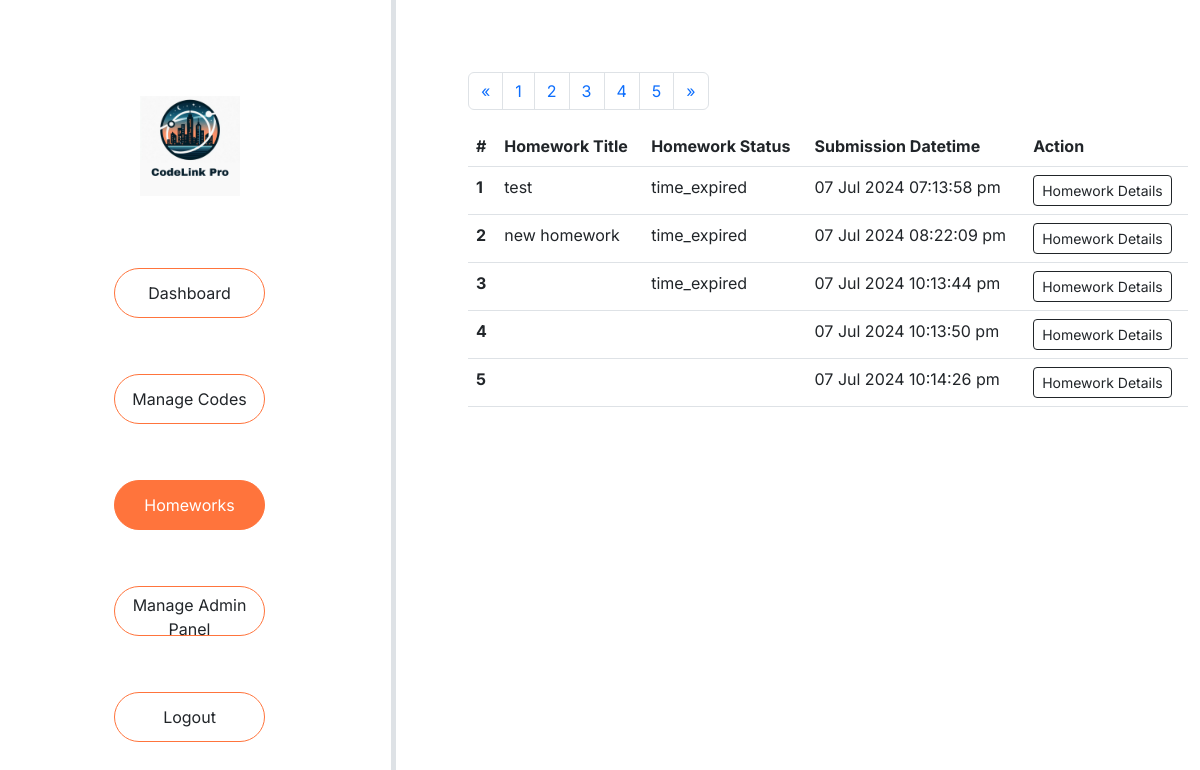
/new_homework (signed in), run on an earlier commit of the app's database.
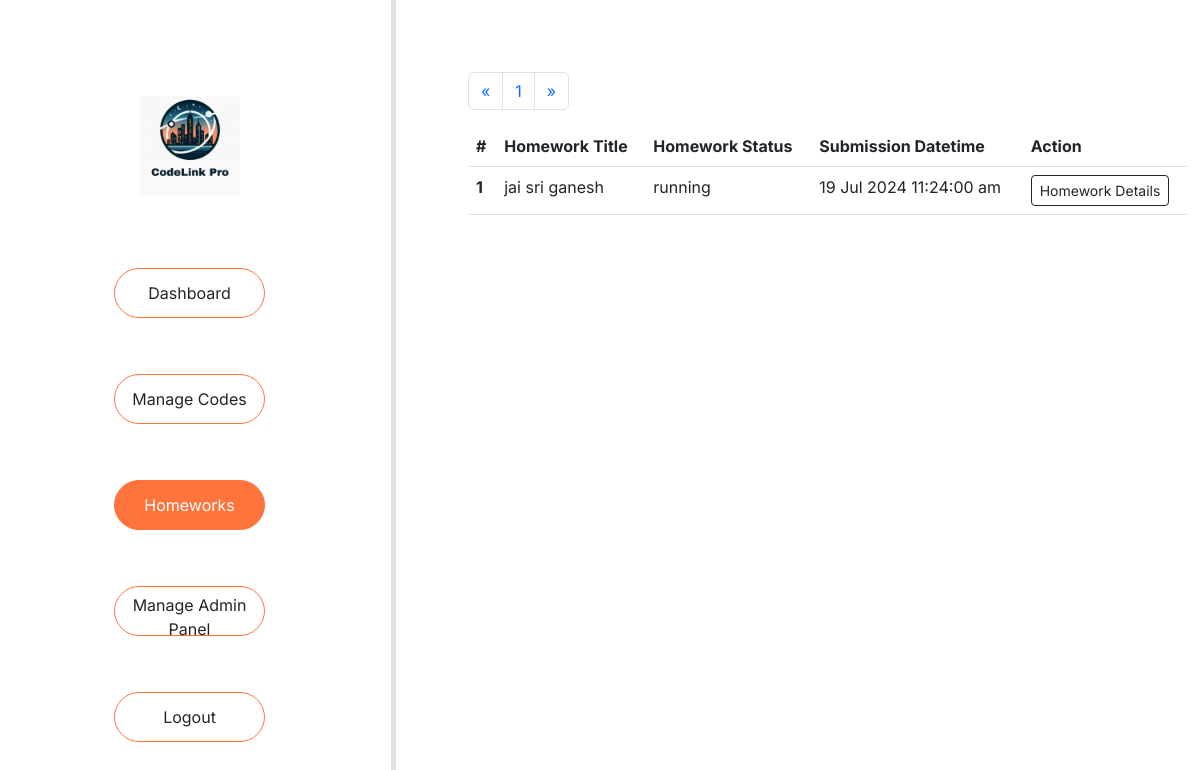
And on a later commit of the database.
### tables this page shows
CREATE TABLE `homeworks` (
  `homework_id` int(11) NOT NULL,
  `homework_problem_id` varchar(255) NOT NULL,
  `user_id` varchar(255) NOT NULL,
  `user_name` varchar(255) NOT NULL,
  `homework_title` varchar(255) NOT NULL,
  `problems_count` varchar(255) NOT NULL,
  `homework_file_name` varchar(255) NOT NULL,
  `homework_status` varchar(255) NOT NULL,
  `homework_submission_datetime` datetime NOT NULL,
  `datetime` datetime NOT NULL DEFAULT current_timestamp()
);

### config/config.php (called while the page is built, shortened)
<?php
class database {
    protected function connect()
    {
        $this->hostname = "localhost";
        $this->db_username = "root";
        $this->db_password = "";
        $this->db_name = "code_link_pro";
        $conn = new mysqli($this->hostname, $this->db_username, $this->db_password, $this->db_name);
        return $conn;
    }
}
?>

### models/models.php (called while the page is built, shortened)
<?php
require_once __DIR__ . '/../config/config.php';
require_once __DIR__ . '/../controllers/controllers.php';
class models extends database{
   public function make_query($sql){
      $result = $this->connect()->query($sql);
      return $result;
   }
}
?>

### views/pages/new_homework.php (the view, shortened to what the changed rows need)
<?php
require __DIR__ . "/inc/_header.php";
$models = new models;
$results_per_page = 5;
if (!isset($_GET['page'])) {
    $page = 1;
} else {
    $page = $_GET['page'];
}
$starting_limit = ($page - 1) * $results_per_page;
?>
<main>
    <div class="main_section">
        <div class="row">
            <div class="col-md-8 col-sm-12">
                <div class="section_main_content mt-4">
                    <div class="container m-4 p-4">
                        <div class="home_work_section">
                            <div class="container">
                                <div class="pagination_section">
                                    <nav aria-label="Page navigation example">
                                        <ul class="pagination">
                                            <?php
                                            $get_total_pages = $controllers->pagination();
                                            ?>
                                        </ul>
                                    </nav>
                                </div>
                                <div class="table-responsive">
                                    <table class="table table-hover">
                                        <thead>
                                            <tr>
                                                <th scope="col">#</th>
                                                <th scope="col">Homework Title</th>
                                                <th scope="col">Homework Status</th>
                                                <th scope="col">Submission Datetime</th>
                                                <th scope="col">Action</th>
                                            </tr>
                                        </thead>
                                        <tbody>
                                            <?php
                                            $sql = "SELECT * FROM homeworks LIMIT $starting_limit, $results_per_page";
                                            $result_manage_homework = $models->make_query($sql);
                                            if ($result_manage_homework) {
                                                if ($result_manage_homework->num_rows > 0) {
                                                    $manage_homework_sl_no = 1;
                                                    while ($row = $result_manage_homework->fetch_assoc()) {
                                                        echo '
                                                <tr>
                                                <th scope="row">' . $manage_homework_sl_no . '</th>
                                                <td>' . $row['homework_title'] . '</td>
                                                <td>' . $row['homework_status'] . '</td>
                                                <td>' . date("d M Y h:i:s a", strtotime($row['homework_submission_datetime'])) . '</td>
                                                <td>
                                                <a href="/view_homework?homework_id=' . $row['homework_id'] . '">
                                                <button class = "btn btn-sm btn-outline-dark">Homework Details</button>
                                                </a>
                                                </td>
                                                </tr>
                                                ';
                                                        $manage_homework_sl_no++;
                                                    }
                                                }
                                            }
                                            ?>
                                        </tbody>
                                    </table>
                                </div>
                            </div>
                        </div>
                    </div>
                </div>
            </div>
        </div>
    </div>
</main>
<?php
require __DIR__ . "/inc/_footer_script.php";
?>

### controllers/controllers.php (shortened to what the changed rows need)
<?php
require_once __DIR__ . '/../config/config.php';
require_once __DIR__ . '/../models/models.php';
class controllers extends models
{
    public function pagination()
    {
        $results_per_page = 5;
        $sql = "SELECT COUNT(*) AS total FROM homeworks";
        $result = $this->make_query($sql);
        $row = $result->fetch_assoc();
        $total_results = $row['total'];
        $total_pages = ceil($total_results / $results_per_page);
        if (!isset($_GET['page'])) {
            $page = 1;
        } else {
            $page = $_GET['page'];
        }
        $starting_limit = ($page - 1) * $results_per_page;
        for ($page = 1; $page <= $total_pages; $page++) {
            echo '
    <li class="page-item"><a class="page-link" href="?page=' . $page . '">' . $page . '</a></li>
    ';
        }
        return $total_pages;
    }
}

What changed in the data, as far as the page shows it:
removed homeworks: homework_title "test", homework_status "time_expired", homework_submission_datetime "07 Jul 2024 07:13:58 pm"
removed homeworks: homework_title "new homework", homework_status "time_expired", homework_submission_datetime "07 Jul 2024 08:22:09 pm"
removed homeworks: homework_status "time_expired", homework_submission_datetime "07 Jul 2024 10:13:44 pm"
removed homeworks: homework_submission_datetime "07 Jul 2024 10:13:50 pm"
removed homeworks: homework_submission_datetime "07 Jul 2024 10:14:26 pm"
added homeworks: homework_title "jai sri ganesh", homework_status "running", homework_submission_datetime "19 Jul 2024 11:24:00 am"
Also different on the page:
list line gone: "2"
list line gone: "3"
list line gone: "4"
list line gone: "5"
